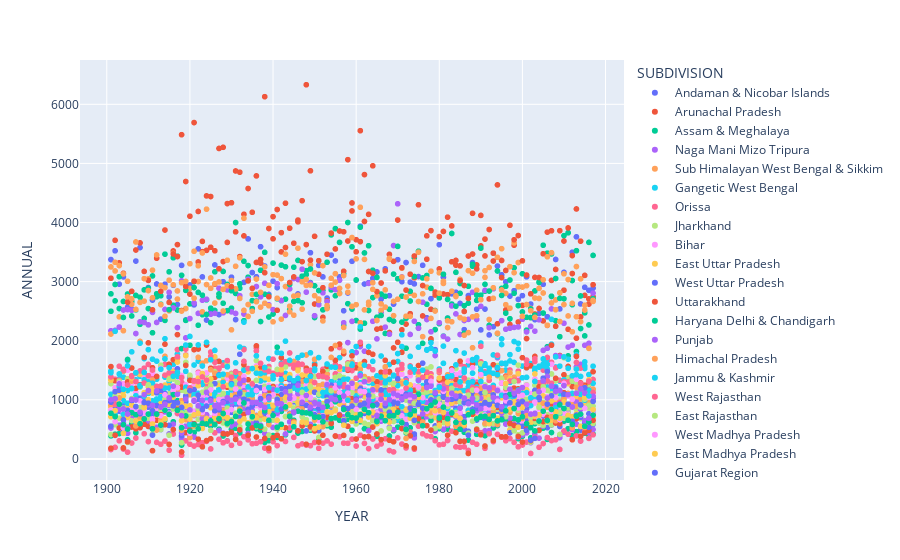

The code cell stored with this chart in its notebook:
### Code cell
# visualize
import plotly.express as px

fig = px.scatter(df, x='YEAR', y='ANNUAL', color='SUBDIVISION')
fig.show()
